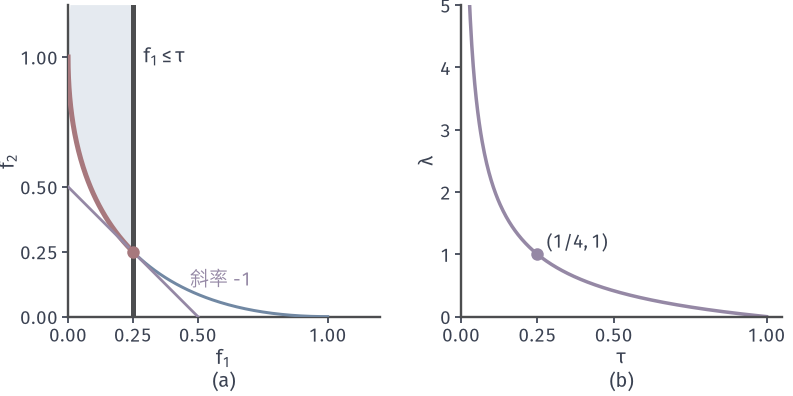

The script that drew this image:
from pathlib import Path
import sys
sys.path.insert(0, str(Path(__file__).resolve().parents[1]/"moo-common"))
from moo_fig import *
HERE = Path(__file__).resolve().parent
# Isotropic pair: min f2 s.t. f1<=tau. (a) tau=1/4, tangent slope -lambda=-1. (b) multiplier lambda(tau)=(1-sqrt tau)/sqrt tau.
fig, axes = figure(width_mm=112, height_mm=56, ncols=2)
panels(fig, .08, .985, .985, .2, .24)
ax = axes[0]; setup(ax, (0, 1.2), (0, 1.2), [0, .25, .5, 1], [0, .25, .5, 1], equal=True); iso_fill(ax, 1.2)
ax.fill([.25, 1.2, 1.2, .25], [0, 0, 1.2, 1.2], color='white', lw=0, zorder=1.1)
u, v = iso_front(); ax.plot(u, v, color=BLUE, lw=1.2, zorder=3)
m = u <= .25; ax.plot(u[m], v[m], color=RED, lw=2, zorder=4)
ax.plot([.25, .25], [0, 1.2], color=EDGE, lw=2, zorder=4)
t = np.array([0, .62]); ax.plot(t, .5-t, color=PURPLE, lw=1.1, zorder=5); dot(ax, (.25, .25))
ax.text(.29, .98, r'$f_1\leq\tau$', color=INK, fontsize=8, ha='left')
ax.text(.41, .15, r'斜率$-\lambda=-1$', color=PURPLE, fontsize=7.5) if 0 else ax.text(.47, .12, '斜率 -1', color=PURPLE, fontsize=7.5)
ax = axes[1]; setup(ax, (0, 1.05), (0, 5), [0, .25, .5, 1], [0, 1, 2, 3, 4, 5], r'$\tau$', r'$\lambda$')
t = np.linspace(.025, 1, 400); ax.plot(t, (1-np.sqrt(t))/np.sqrt(t), color=PURPLE, lw=1.4)
dot(ax, (.25, 1), PURPLE); ax.text(.28, 1.1, r'$(1/4,1)$', color=INK, fontsize=7.5)
tags(fig, axes)
save(fig, HERE, 'figure', {'lambda': '(1-sqrt(tau))/sqrt(tau)', 'tau': .25})
